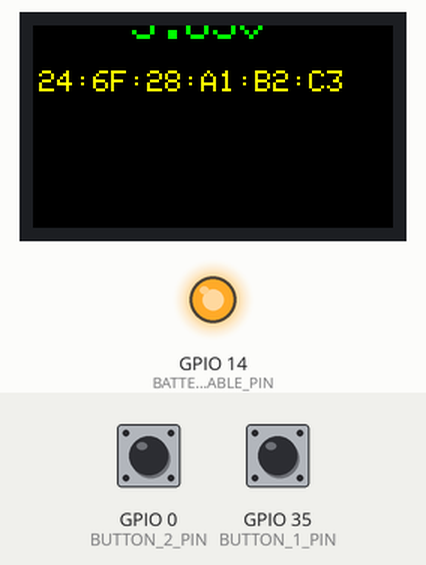
Simulated run of this sketch. Board: ESP32. Parts: 240×135 colour display, output pins drawn as LEDs (lit = HIGH). The inputs (shaded band) are chosen by the test bench; at power-on: GPIO 0 (BUTTON_2_PIN) HIGH, GPIO 35 (BUTTON_1_PIN) HIGH. A WiFi scan finds three made-up networks; EEPROM starts erased; pins used as bus, display or sensor lines are not drawn. At 2.3 s the program restarts the board; the recording ends there.

Above: at 1.3 s.
1.4 s: GPIO 0 (BUTTON_2_PIN) pulled LOW for 1 s
At 2.23 s:
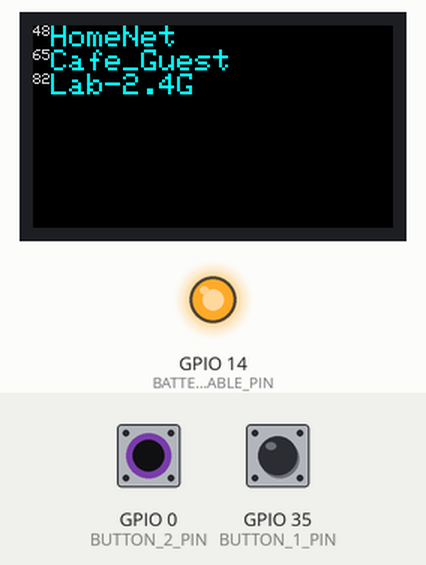
Timing chart, 0 to 2.3 s (numbered marks = the images above; inputs shaded):
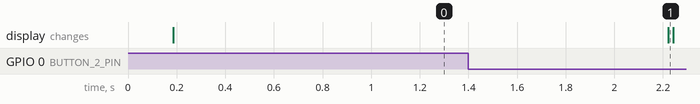

The sketch:

TTGO_TDisplay-basic_demo.ino
```cpp
// Basic demo of TTGO "T-Display" ESP32 module with 1.14" color screen features.
// Andrew Bedno - AndrewBedno.com
// Demonstrates screen use, WiFi scan, battery level read, button access, nonvolatile memory, and power control.
// Recreates and improves on the module's "Factory Test" app but with clean simple fully commented code and minimum dependencies.
// Press top RESET button to power on/off. Shows battery voltage and Mac address, then a scan of nearest WiFi networks. Press either button to refresh.
// Compile options: Board: ESP32 Dev Module.  Speed: 80MHz

// Display library.
// REQUIRES custom install (in IDE library manager) from TTGO git zip (rather than Arduino stock) ...
//   to set SPI pins specific to board: TFT_MOSI=19, TFT_SCLK=18, TFT_CS=5, TFT_DC=16, TFT_RST=23
// https://github.com/Xinyuan-LilyGO/TTGO-T-Display
#include "TFT_eSPI.h"
TFT_eSPI tft = TFT_eSPI(135, 240); // Start custom screen library, resolution 135x240

#include <SPI.h>  // SPI communications library.
#include <WiFi.h>  // WiFi library.
#include <esp_adc_cal.h>  // ADC calibration for (battery level testing).

// Configure hardware options specific to this board model.
// Routes battery level input to ADC.
#define BATTERY_ADC_ENABLE_PIN GPIO_NUM_14
// Battery level analog input pin.  ADC1:32-39 ADC2 disabled when WiFi used.
#define BATTERY_ADC_INPUT_PIN GPIO_NUM_34

// Right/Upper button.
#define BUTTON_1_PIN GPIO_NUM_35
// Left/Lower button.
#define BUTTON_2_PIN GPIO_NUM_0

// Globals for non-volatile memory.
#include <Preferences.h>
Preferences Memory;
bool Sleep_Flag = false;

// Globals for battery level read,
char Battery_Msg[20];
int Battery_VRef = 1100;
uint16_t Battery_Read;
float Battery_Voltage;

// Globals for WiFi scan.
int16_t WiFi_Networks;
int WiFi_Network;
char WiFi_Msg[800];

void setup()
{

    // Setup battery voltage input.
    pinMode(BATTERY_ADC_ENABLE_PIN, OUTPUT);
    digitalWrite(BATTERY_ADC_ENABLE_PIN, HIGH);

    // Setup buttons, connects to ground (logic low) when pressed.
    pinMode(BUTTON_1_PIN, INPUT_PULLUP);
    pinMode(BUTTON_2_PIN, INPUT_PULLUP);

    // Alternating non-volatile flag implements use of reset button for power off/on.
    Memory.begin("ttgodemo", false);
    Sleep_Flag = Memory.getBool("sleep", false);
    if (Sleep_Flag) {
      Memory.putBool("sleep", false);
      delay(200);  // Tiny delay assures flash write finishes.
      // Turn off screen.
      tft.fillScreen(TFT_BLACK);
      tft.setTextColor(TFT_GREEN, TFT_BLACK);
      tft.writecommand(TFT_DISPOFF);
      tft.writecommand(TFT_SLPIN);
      digitalWrite(TFT_BL, 0);
      delay(200);  // Tiny delay to let screen finish.
      // Turn off rtos wakes.
      esp_sleep_disable_wakeup_source(ESP_SLEEP_WAKEUP_TIMER);
      // esp_sleep_enable_ext0_wakeup(BUTTON_1_PIN, 0);  // Enable wakeup on press of right button
      delay(200);  // Tiny delay for RTOS settling.
      esp_deep_sleep_start();  // Halts.
    } else {
      Memory.putBool("sleep", true);  // Flag to sleep on next boot.
    }

    tft.init();  // Initialize screen.
    // Set backlight brightness (uses PWM of LED) to reduce power use.
    pinMode(TFT_BL, OUTPUT);
    ledcSetup(0, 5000, 8); // 0-15, 5000, 8
    ledcAttachPin(TFT_BL, 0); // TFT_BL, 0-15
    ledcWrite(0, 69);  // 0-15, 0-255 : 0=none/dark, 69=normal, 255=brightest/very high battery drain

    // Calibrate the battery level sense.
    esp_adc_cal_characteristics_t adc_chars;
    esp_adc_cal_value_t val_type = esp_adc_cal_characterize(ADC_UNIT_1, ADC_ATTEN_DB_11, ADC_WIDTH_BIT_12, 1100, &adc_chars);    // Check type of calibration value used to characterize ADC
    if (val_type == ESP_ADC_CAL_VAL_EFUSE_VREF) { Battery_VRef = adc_chars.vref; }

}

void loop()
{
    tft.fillScreen(TFT_BLACK);  // Clear screen.
    tft.setRotation(1);  // 0=portrait, 1=landscape (2=180,3=270)

    tft.setTextSize(3);  // Big
    tft.setTextColor(TFT_GREEN);
    tft.setTextDatum(MC_DATUM);  // Centered.
    // Sample, calibrate, and display battery voltage (or USB voltage when charging).
    Battery_Read = analogRead(BATTERY_ADC_INPUT_PIN);
    Battery_Voltage = ((float)Battery_Read / 4095.0) * 2.0 * 3.3 * (Battery_VRef / 1000.0);
    sprintf(Battery_Msg, "%1.2fv ", Battery_Voltage);
    tft.drawString(Battery_Msg, 120, 0 );

    // Show MAC address while awaiting scan.
    tft.setTextColor(TFT_YELLOW);
    tft.setTextSize(2); // Smaller
    tft.setTextDatum(TL_DATUM);  // TopLeft justified.
    tft.drawString(WiFi.macAddress(), 4, 30);

    // Show nearest WiFi networks.
    WiFi_Networks = WiFi.scanNetworks();
    if (WiFi_Networks > 0) {
      tft.fillScreen(TFT_BLACK);  // Clear
      tft.setCursor(0, 0);  // Location (for start of println) in pixels X,Y (0,0=L,T).
      for (WiFi_Network = 0; (WiFi_Network < WiFi_Networks) & (WiFi_Network < 10); WiFi_Network++) {
        sprintf(WiFi_Msg, "%02d", abs( WiFi.RSSI(WiFi_Network)));  // inverse Signal strength.
        tft.setTextColor(TFT_LIGHTGREY);
        tft.setTextSize(1); // Tiny
        tft.print(WiFi_Msg);
        sprintf(WiFi_Msg, "%s", WiFi.SSID(WiFi_Network).c_str());  // LAN name
        WiFi_Msg[18] = 0;  // truncate
        tft.setTextColor(TFT_CYAN);
        tft.setTextSize(2); // Small
        tft.println(WiFi_Msg);
      }
    }

    while (true) {
      delay(20);
      // Either button simply reboots to show updated display.  No debouncing done or needed.
      if ( (digitalRead(BUTTON_1_PIN) < 1) | (digitalRead(BUTTON_2_PIN) < 1) ) {
        Memory.putBool("sleep", false);  // Overrides power toggle after restart.
        tft.fillScreen(TFT_BLACK);  // Clear screen before reboot (or prior contents show after reboot).
        delay(20);
        ESP.restart();
      }
    }

}
```
